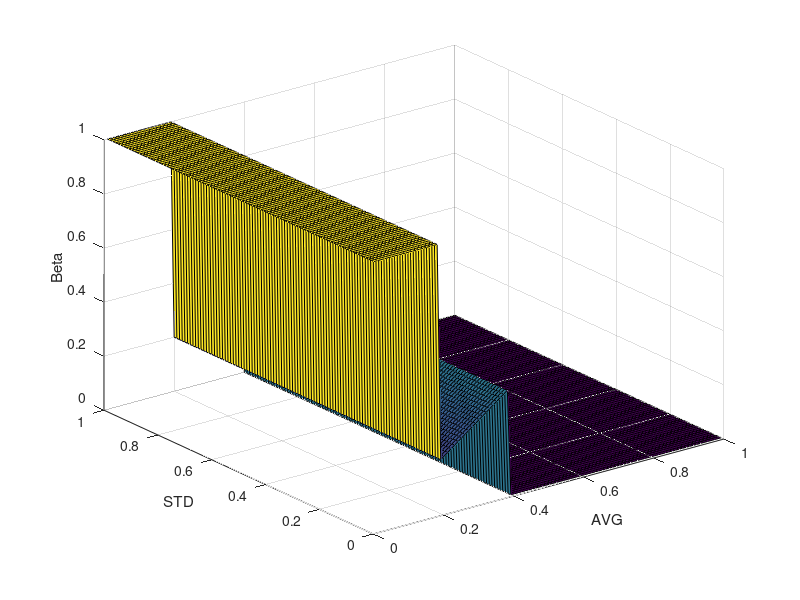

Here is the MATLAB script that generated this plot:
clear all;
clc;

d = 100;

x = zeros(d, d);
y = zeros(d, d);
z = zeros(d, d);

for i=1:d
    x(:, i) = [1:d] / d;
end

for i=1:d
    y(i, :) = [1:d] / d;
end

for i=1:d
    for j=1:d
        if i < 20
            z(i,j) = 1;
        end
        if i >=20 && i < 40
            z(i,j) = i/d;
        end
        if i >=40
            z(i,j) = 0;
        end        
    end
end

surf(x, y, z);
xlabel('AVG');
ylabel('STD');
zlabel('Beta');